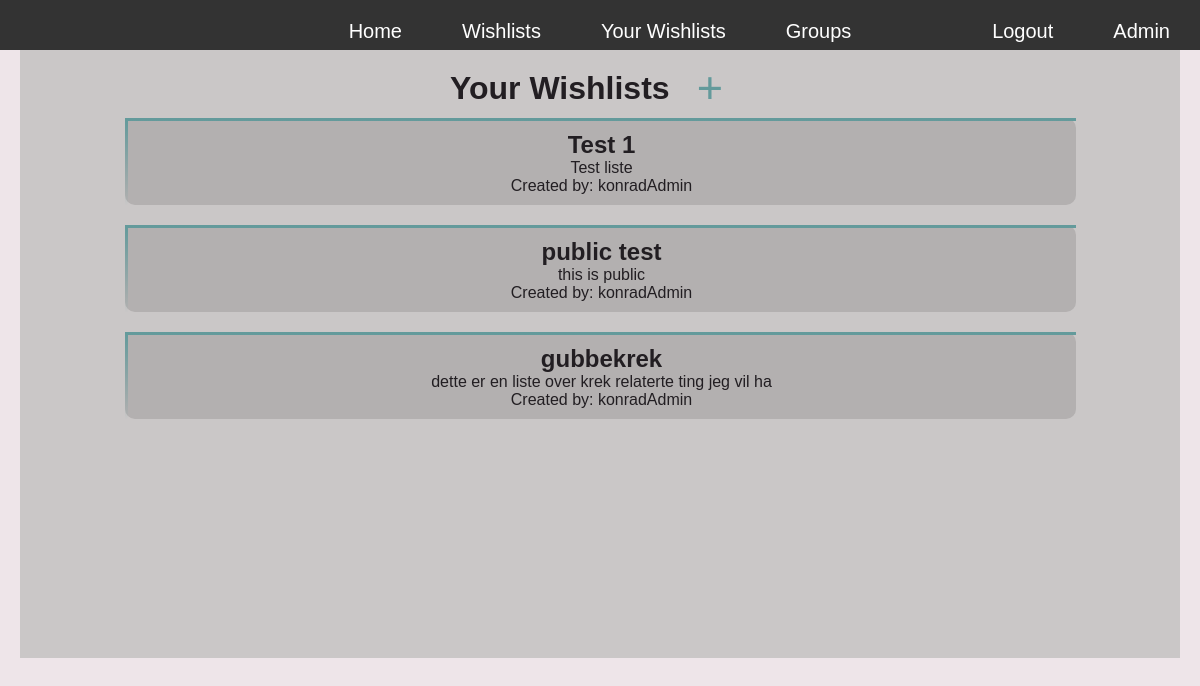
/wishlist/your_wishlists (signed in), run on the app's committed database.
### wishlistManager/models.py (models this page shows, shortened)
class Wishlist(models.Model):
    name = models.CharField(max_length=100)
    description = models.TextField()
    date_created = models.DateTimeField(auto_now_add=True)
    date_modified = models.DateTimeField(auto_now=True)
    privacy_level = models.IntegerField(default=0)
    user = models.ForeignKey('auth.User', related_name='created_wishlists', on_delete=models.CASCADE)
    groups_with_permission = models.ManyToManyField(WishlistGroup, related_name='wishlists', blank=True, null=True)
    users_with_permission = models.ManyToManyField('auth.User', related_name='wishlists', blank=True, null=True)

### wishlistManager/views.py (the view)
# urls.py: path("your_wishlists", views.your_wishlists_view, name="your_wishlists"),
@login_required
def your_wishlists_view(request):
    wishlists = Wishlist.objects.filter(user=request.user)
    context = {'wishlist_list': wishlists}
    return render(request, 'wishlist/your_wishlists.html', context)

### wishlistManager/templates/wishlist/your_wishlists.html (shortened to what this page needs)
{% extends "base.html" %}
{% load static %}
    {% block content %}
        <div class="titlebox">
            <h1>Your Wishlists</h1>
            <form action="{% url 'create_wishlist' %}" method = "get">
                <button class="transparent_button" type="submit">+</button>
            </form>
        </div>
        {% for wishlist in wishlist_list %}
        <a href="{% url 'wishlist_detail' wishlist.id %}">
            <div class= "wishlist">
                <h2>{{ wishlist.name }}</h2>
                {% if wishlist.description %}
                    <p>{{ wishlist.description }}</p>
                {% endif %}
                <p>Created by: {{ wishlist.user }}</p>
            </div>
        </a>
        {% endfor %}
    {% endblock %}

### wishlistManager/static/styles/styles.css (style rules this page uses)
* { margin: 0; padding: 0; }
body { font-family: Arial, Helvetica, sans-serif; background-color: #eee5e9; color: #333; margin:0; padding: 20px; overflow: hidden; }
h1 { color: #221e22; }
a { text-decoration: none; color: #221e22; }
button { background-color: #639a9b; color: #eee5e9; padding: 10px 20px; border: none; border-radius: 5px; cursor: pointer; }
.wishlist { margin: 10px; padding: 10px; background-color: #b3b0b0; text-align: center; border-radius: 10px; width: 80%; border-top: 3px solid #639a9b; border-left: 3px solid; border-right-color: transparent; border-image: linear-gradient(to bottom, #639a9b, transparent) 1 100%; border-image-slice: 1; }
.wishlist h1, .wishlist h2, .wishlist h3, .wishlist p, .wishlist a { color: #221e22; text-decoration: none; }
form { max-width: 400px; margin: 0 auto; border-radius: 10px; box-shadow: 0 4p 8px rgba(0,0,0,0.1); padding: 20px; }
.transparent_button { background-color: #00000000; border: none; cursor: pointer; font-size: 45px; width: 30px; height: 30px; padding: 0px; color: #639a9b; line-height: 0.5; text-align: center; }
.titlebox { display: flex; align-items: center; justify-content: center; height: 40px; width: 300px; padding: 0px; }

### data on the page
Wishlist: name "Test 1", description "Test liste", user "konradAdmin"
Wishlist: name "public test", description "this is public", user "konradAdmin"
Wishlist: name "gubbekrek", description "dette er en liste over krek relaterte ting jeg vil ha", user "konradAdmin"
